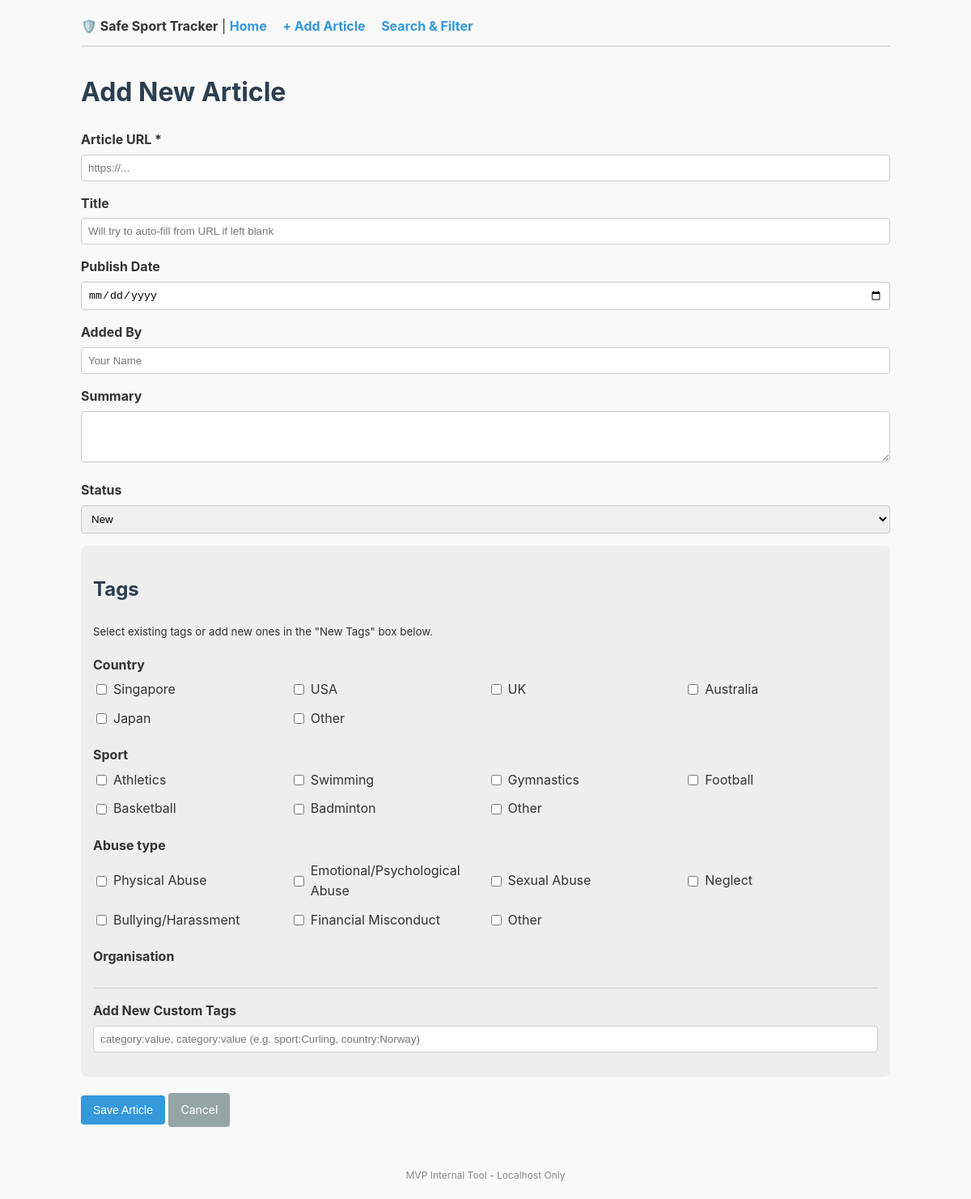
The app's page /articles/new with its own data.
### models.py (models this page shows)
class Tag(Base):
    __tablename__ = "tags"
    id = Column(Integer, primary_key=True, index=True)
    name = Column(String, nullable=False)
    category = Column(String, nullable=False)
    __table_args__ = (
        UniqueConstraint('name', 'category', name='_name_category_uc'),
    )
    articles = relationship("Article", secondary=article_tags, back_populates="tags")

### main.py (the view)
@app.get("/articles/new", response_class=HTMLResponse)
def new_article_form(request: Request, db: Session = Depends(get_db)):
    tags = db.query(models.Tag).all()
    categories = ['country', 'sport', 'abuse_type', 'organisation']
    grouped_tags = {cat: [t for t in tags if t.category == cat] for cat in categories}
    return templates.TemplateResponse(request, "article_form.html", {"tags": grouped_tags, "article": None})

### templates/article_form.html (shortened to what this page needs)
{% extends "base.html" %}
{% block content %}
    <h1>{{ "Edit Article" if article else "Add New Article" }}</h1>
    <form action="{{ '/articles/' + article.id|string + '/edit' if article else '/articles/new' }}" method="post">
        <div class="form-group">
            <label for="url">Article URL *</label>
            <input type="text" id="url" name="url" value="{{ article.url if article else '' }}" required placeholder="https://...">
        </div>
        <div class="form-group">
            <label for="title">Title</label>
            <input type="text" id="title" name="title" value="{{ article.title if article else '' }}" placeholder="Will try to auto-fill from URL if left blank">
        </div>
        <div class="form-group">
            <label for="publish_date">Publish Date</label>
            <input type="date" id="publish_date" name="publish_date" value="{{ article.publish_date.isoformat() if article and article.publish_date else '' }}">
        </div>
        <div class="form-group">
            <label for="added_by">Added By</label>
            <input type="text" id="added_by" name="added_by" value="{{ article.added_by if article else '' }}" placeholder="Your Name">
        </div>
        <div class="form-group">
            <label for="summary">Summary</label>
            <textarea id="summary" name="summary" rows="3">{{ article.summary if article else '' }}</textarea>
        </div>
        <div class="form-group">
            <label for="status">Status</label>
            <select id="status" name="status">
                <option value="new" {{ 'selected' if article and article.status == 'new' else '' }}>New</option>
            </select>
        </div>
        <div class="tag-section">
            <h2>Tags</h2>
            <p><small>Select existing tags or add new ones in the "New Tags" box below.</small></p>
            {% for category, cat_tags in tags.items() %}
                <div class="tag-category">
                    <label>{{ category | replace('_', ' ') | capitalize }}</label>
                    <div class="tag-checkboxes">
                        {% for tag in cat_tags %}
                            <label>
                                <input type="checkbox" name="tags_ids" value="{{ tag.id }}"
                                {{ 'checked' if article and tag in article.tags else '' }}>
                                {{ tag.name }}
                            </label>
                        {% endfor %}
                    </div>
                </div>
            {% endfor %}
            <div class="form-group" style="margin-top: 20px; border-top: 1px solid #ccc; padding-top: 15px;">
                <label for="new_tags">Add New Custom Tags</label>
                <input type="text" id="new_tags" name="new_tags" placeholder="category:value, category:value (e.g. sport:Curling, country:Norway)">
            </div>
        </div>
        <div style="margin-top: 20px;">
            <button type="submit" class="btn btn-primary">Save Article</button>
            <a href="/" class="btn btn-secondary">Cancel</a>
        </div>
    </form>
{% endblock %}

### static/style.css (style rules this page uses)
body { font-family: -apple-system, BlinkMacSystemFont, "Segoe UI", Roboto, Helvetica, Arial, sans-serif; line-height: 1.6; color: #333; max-width: 1000px; margin: 0 auto; padding: 20px; background-color: #f9f9f9; }
h1, h2 { color: #2c3e50; }
.form-group { margin-bottom: 15px; }
label { display: block; font-weight: bold; margin-bottom: 5px; }
input[type="text"], input[type="date"], textarea, select { width: 100%; padding: 8px; border: 1px solid #ccc; border-radius: 4px; box-sizing: border-box; }
.tag-section { background: #eee; padding: 15px; border-radius: 8px; margin-bottom: 20px; }
.tag-category { margin-bottom: 15px; }
.tag-checkboxes { display: grid; grid-template-columns: repeat(auto-fill, minmax(200px, 1fr)); gap: 5px; margin-bottom: 10px; }
.tag-checkboxes label { font-weight: normal; display: inline-flex; align-items: center; cursor: pointer; }
.tag-checkboxes input { margin-right: 8px; }
.btn { padding: 10px 15px; border: none; border-radius: 4px; cursor: pointer; text-decoration: none; display: inline-block; font-size: 14px; }
.btn-primary { background-color: #3498db; color: white; }
.btn-secondary { background-color: #95a5a6; color: white; }

### records on screen
Tag: name "Singapore"
Tag: name "USA"
Tag: name "UK"
Tag: name "Australia"
Tag: name "Japan"
Tag: name "Other"
Tag: name "Athletics"
Tag: name "Swimming"
Tag: name "Gymnastics"
Tag: name "Football"
Tag: name "Basketball"
Tag: name "Badminton"
Tag: name "Other"
Tag: name "Physical Abuse"
Tag: name "Emotional/Psychological Abuse"
Tag: name "Sexual Abuse"
Tag: name "Neglect"
Tag: name "Bullying/Harassment"
Tag: name "Financial Misconduct"
Tag: name "Other"

### other values on screen
{{ "Edit Article" if article else "Add New Article" }} "Add New Article"
{{ category | replace('_', ' ') | capitalize }} "Country" "Sport" "Abuse type" "Organisation"
